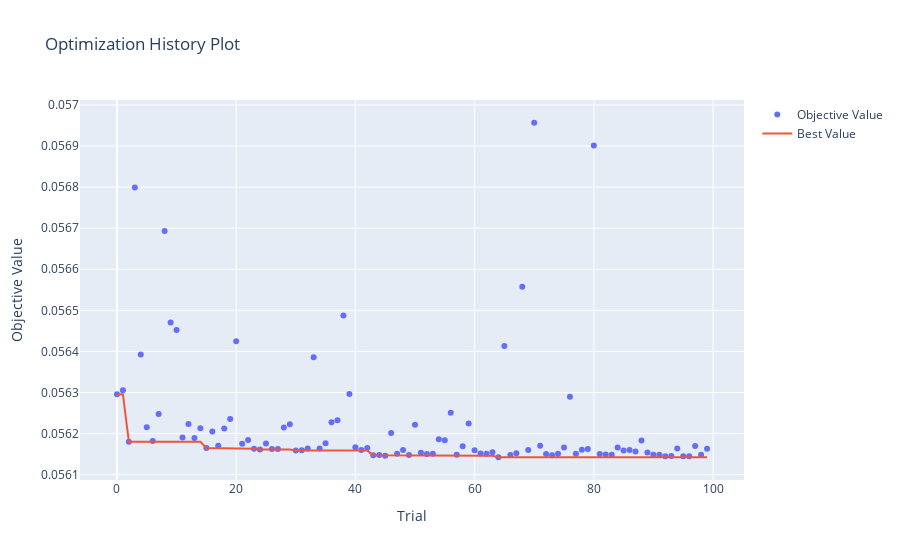

Notebook source saved alongside this figure:
### Code cell
fig = optuna.visualization.plot_optimization_history(study)
fig.show()
